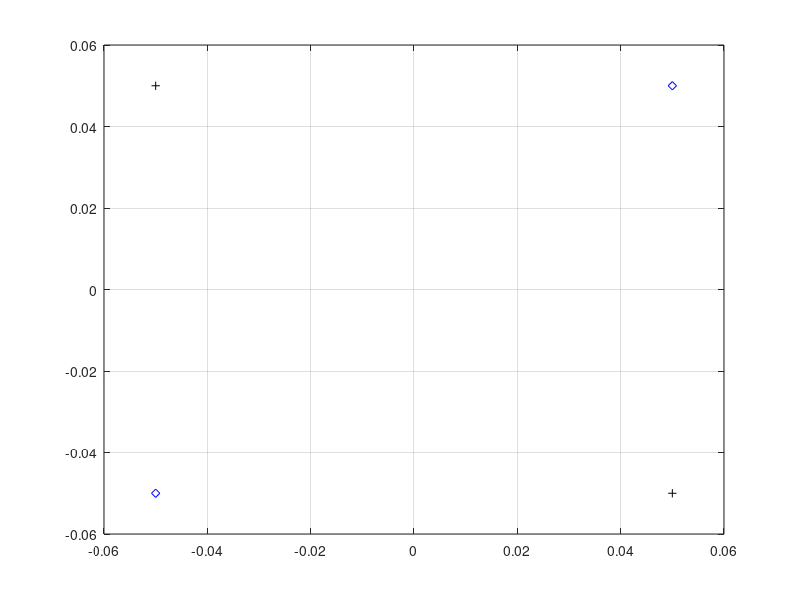

Here is the MATLAB script that generated this plot: (Note: this script raises an error after producing the figure.)
close all, clear all, clc, format compact
% number of samples of each class
K = 100;
% define 4 clusters of input data
q = .6; % offset of classes
A = [-0.05;0.05];
B = [0.05;0.05];
C = [0.05;-0.05];
D = [-0.05;-0.05];
% plot clusters
figure(1)
plot(A(1,:),A(2,:),'k+')
hold on
grid on
plot(B(1,:),B(2,:),'bd')
plot(C(1,:),C(2,:),'k+')
plot(D(1,:),D(2,:),'bd')
% text labels for clusters
text(.5-q,.5+2*q,'Class A')
text(.5+q,.5+2*q,'Class B')
text(.5+q,.5-2*q,'Class A')
text(.5-q,.5-2*q,'Class B')

% encode clusters a and c as one class, and b and d as another class
a = -1; % a | b
c = -1; % -------
b = 1; % d | c
d = 1; %

% define inputs (combine samples from all four classes)
P = [A B C D];
% define targets
T = [repmat(a,1,length(A)) repmat(b,1,length(B)) ...
repmat(c,1,length(C)) repmat(d,1,length(D)) ];
% view inputs |outputs
%[P' T']

% create a neural network
net = feedforwardnet([5 3]);
% train net
net.divideParam.trainRatio = 1; % training set [%]
net.divideParam.valRatio = 0; % validation set [%]
net.divideParam.testRatio = 0; % test set [%]
% train a neural network
[net,tr,Y,E] = train(net,P,T);
% show network
view(net)

figure(2)
plot(T','linewidth',2)
hold on
plot(Y','r--')
grid on
legend('Targets','Network response','location','best')
ylim([-1.25 1.25])



% generate a grid
span = -1:.005:2;
[P1,P2] = meshgrid(span,span);
pp = [P1(:) P2(:)]';
% simulate neural network on a grid
aa = net(pp);
% translate output into [-1,1]
%aa = -1 + 2*(aa>0);
% plot classification regions
figure(1)
mesh(P1,P2,reshape(aa,length(span),length(span))-5);
colormap cool